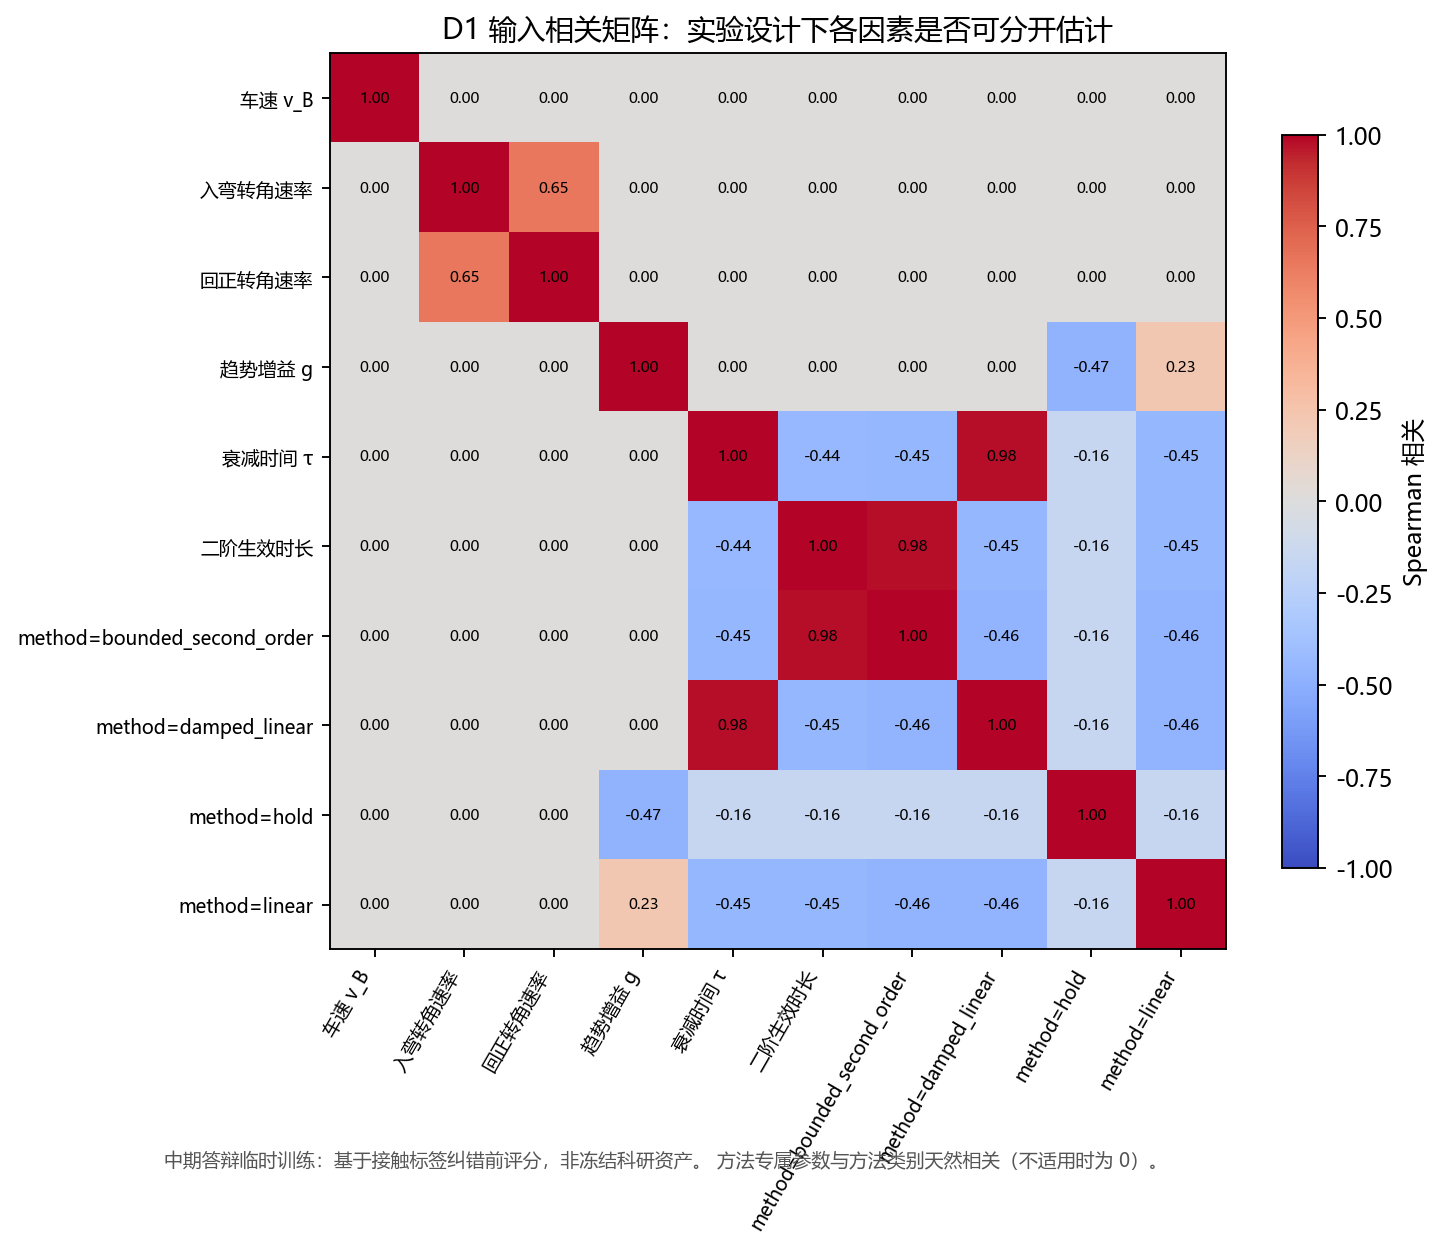

Recreate this plot in Python.
"""Tavotto entry: existing results only; no training, no simulation.
original_plot_code
"""
import sys
from pathlib import Path
LIBRARY=Path(__file__).resolve().parents[1]
SUPPORT=LIBRARY / "site-packages"
if str(SUPPORT) not in sys.path: sys.path.insert(0,str(SUPPORT))
from _support import draw

fig=draw('p0', '02_输入相关矩阵_D1')
fig.savefig(Path(__file__).parent / '02_输入相关矩阵_D1.pdf')
